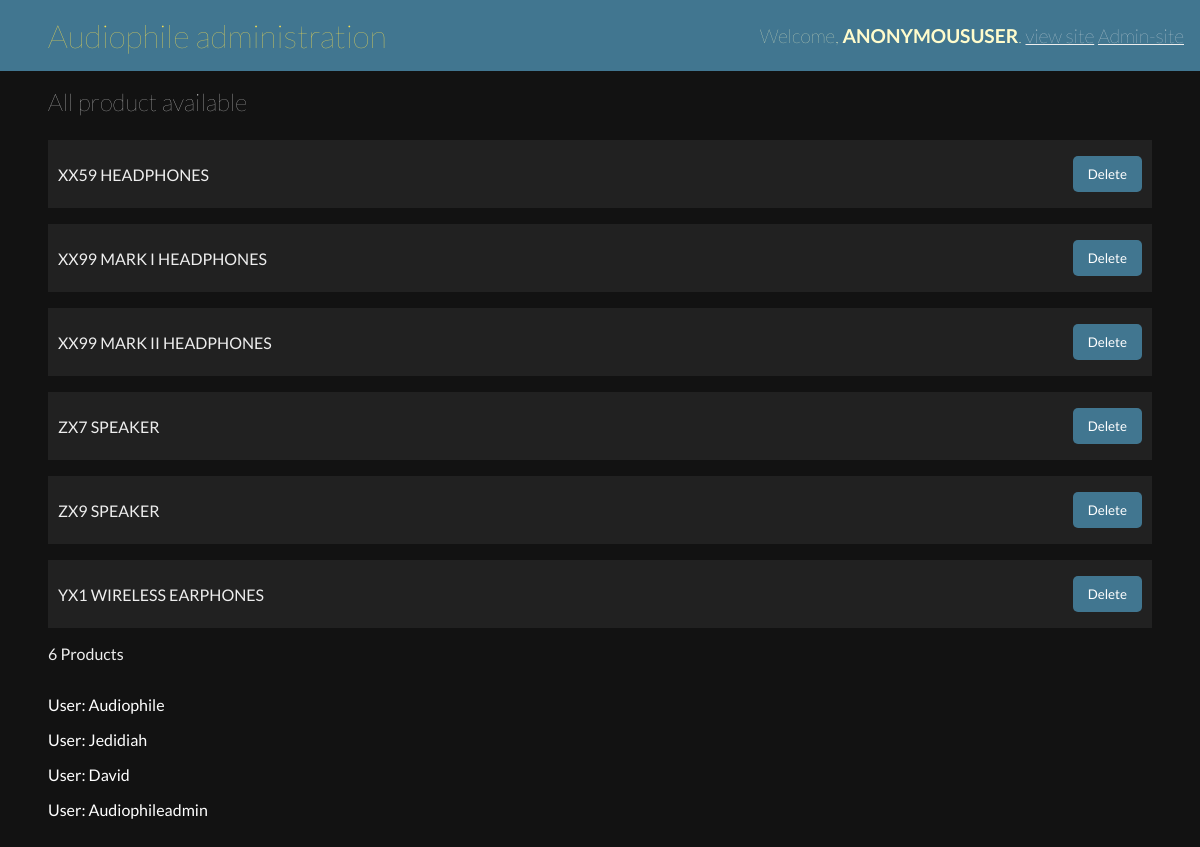
Page /Admin_Product on the committed database.
### commerce/models.py (models this page shows, shortened)
class Product(models.Model):
    Title = models.CharField(max_length = 200)
    Product_Name = models.CharField(max_length = 10000,default='')
    Product_Description = models.CharField(max_length = 10000)
    Product_Features = models.CharField(max_length = 10000)
    Amount = models.IntegerField()
    Product_Image =  models.ImageField(upload_to='images/',null=True)
    SideImage_1 =  models.ImageField(upload_to='images/',null=True)
    SideImage_2 =  models.ImageField(upload_to='images/',null=True)
    SideImage_3 =  models.ImageField(upload_to='images/',null=True)

class User(AbstractUser):
    Cart = models.ManyToManyField('Product',related_name='cart',blank = True)

### commerce/views.py (the view)
# urls.py: path('Admin_Product',audiophile.adminproduct,name='adminproduct'),
    def adminproduct(request):
        allProducts = Product.objects.all()
        allusers =  User.objects.all()
        if request.method =='POST':
            prodTitle = request.POST['producttitle']
            Product.objects.filter(Title = prodTitle).delete()
        return render(request,'commerce/adminproduct.html',{'allProducts':allProducts,'allusers':allusers})

### commerce/templates/commerce/adminproduct.html (shortened to what this page needs)
{% load static %}
<!DOCTYPE html>
<html lang="en">
<head>
    <link rel="stylesheet" href="{% static 'commerce/audioadmin.css' %}">
</head>
<body>
    <div class="container">
        <div class="top_nav">
            <div class="left">
                <h1>Audiophile administration</h1>
            </div>
            <div class="right">
                <h1>Welcome, <span>{{request.user}}</span>. <a href="{% url 'index' %}">view site</a> <a href="{% url 'admin_create'  %}">Admin-site</a></h1>
            </div>
        </div>
        <main id="adminproduct">
            <h2>All product available</h2>
            <div class="products">
                {% for allProduct in allProducts %}
                    <section>
                        <div>
                            <p>{{allProduct.Title}}</p>
                        </div>
                       <div id="delete_div">
                            <form action="{% url 'adminproduct' %}" method="POST">
                                <input type="submit" value="Delete">
                            </form>
                       </div>
                    </section>
                {% empty %}
                    <p>No products yet</p>
                {% endfor %}
                {{allProducts.count}} Products
            </div>
            <div style="color: white;padding-top:2em " class="user">
                {% for alluser in allusers %}
                    <div style="margin-bottom: 1em">
                        <p>User: {{alluser.username}}</p>
                    </div>
                {% empty %}
                    <p>No user</p>
                {% endfor %}
            </div>
        </main>
    </div>
</body>
</html>

### commerce/static/commerce/audioadmin.css (style rules this page uses)
* { margin: 0; padding: 0; box-sizing: border-box; font-family: 'Lato', sans-serif; }
.container { background: #121212; min-height: 100vh; padding-bottom: 2em }
.container .top_nav { display: flex; justify-content: space-between; background: #417690; color: #eee; padding: 1em;; padding-left: 3em; align-items: center }
.container .top_nav .left h1 { color: #f5dd50; font-weight: lighter; font-size: 2rem }
.container .top_nav .right h1 { font-weight: lighter; font-size: 1.2rem; color: #fffccc }
.container .top_nav .right h1 span { text-transform: uppercase; font-weight: bold }
.container .top_nav .right h1 a { color: #eee }
.container main { color: #eee; padding: 1em 3em 0 3em }
.container main h2 { font-weight: lighter }
.container main form { margin-top: 2em }
#adminproduct .products { padding-top: 1.5em }
#adminproduct .products section { width: 100%; background: #212121; margin-bottom: 1em; padding: 1em 10px; display: flex; justify-content: space-between; align-items: center; }
#adminproduct .products section { display: flex; justify-content: space-between; align-items: center; }
#adminproduct .products section form { padding: 0; margin: 0 }
#adminproduct .products section form input[type="submit"] { background: #417690; color: white; padding: 10px 15px; border-radius: 5px; border: none; cursor: pointer; }

### rows in the picture
Product: Title "XX59 HEADPHONES"
Product: Title "XX99 MARK I HEADPHONES"
Product: Title "XX99 MARK II HEADPHONES"
Product: Title "ZX7 SPEAKER"
Product: Title "ZX9 SPEAKER"
Product: Title "YX1 WIRELESS EARPHONES"
User: username "Audiophile"
User: username "Jedidiah"
User: username "David"
User: username "Audiophileadmin"

### other values in the picture
{{ request.user }} "ANONYMOUSUSER"
{{ allProducts.count }} "6"
